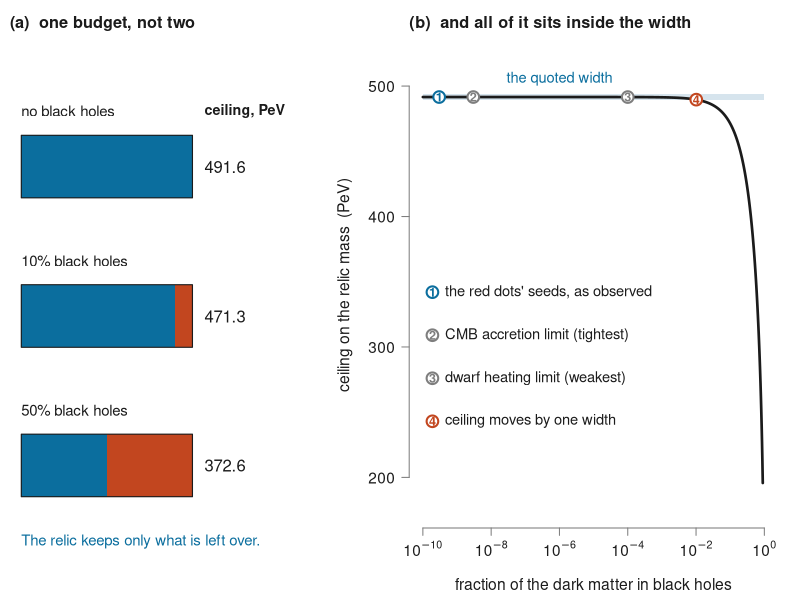
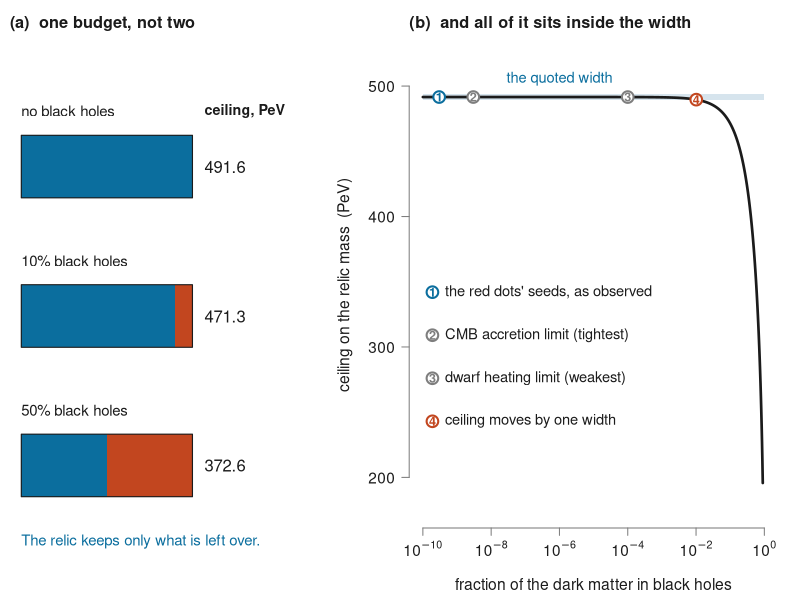

Write R code to recreate these figures, in order.
# FIGURE: "The dark budget is closed, so a competitor subtracts."
#
# Section 3.4's argument is one a reader keeps getting backwards: a primordial black hole
# component does not sit ALONGSIDE the relic, it eats the budget the abundance assigns to it
# and drags the ceiling down. Draw the subtraction, then show that everything observation
# currently allows sits inside the quoted width -- the actual conclusion, which is a
# robustness result and not an exclusion.
#
# Labels are NUMBERED into a key rather than placed next to their markers. Four leader lines
# in a ten-decade panel cannot be laid out by estimating text width in data units; that has
# collided twice before. A key cannot collide.
#
# Base R only. Authored at 6.5 in, the width the manuscript places it at.

INK <- "#1b1b1b"; REL <- "#0b6e9e"; PBH <- "#c2461f"; GREY <- "#7e7e7e"
BAND <- rgb(0.11, 0.43, 0.62, 0.18)

M0 <- 491.6; SIG <- 2.0
ceil <- function(f) M0 * (1 - f)^(2/5)
f_for <- function(dM) uniroot(function(f) M0 - ceil(f) - dM, c(1e-12, 0.99))$root
F_WIDTH <- f_for(SIG)

# --- validate against the numbers 3.4 quotes, so the figure cannot drift from the text
stopifnot(abs(ceil(0.1) - 471.3) < 0.1,
          abs(ceil(0.5) - 372.6) < 0.1,
          abs(ceil(0.9) - 195.7) < 0.1,
          abs(F_WIDTH - 0.0101) < 5e-4)

# Green & Kavanagh 2007.10722 in the seed window, via pbh_ceiling.R; seeds via seed_margins.R
MARK <- list(
  list(f = 3.0e-10, col = REL,  key = "the red dots' seeds, as observed"),
  list(f = 3.0e-9,  col = GREY, key = "CMB accretion limit (tightest)"),
  list(f = 1.0e-4,  col = GREY, key = "dwarf heating limit (weakest)"),
  list(f = F_WIDTH, col = PBH,  key = "ceiling moves by one width"))

draw <- function() {
  layout(matrix(c(1, 2), 1, 2), widths = c(1, 1.46))

  # ---------------- (a) the budget itself ----------------
  par(mar = c(0.5, 0.5, 2.1, 0.5), family = "sans", xpd = NA)
  plot(NA, xlim = c(0, 1.42), ylim = c(-0.30, 2.62), axes = FALSE, xlab = "", ylab = "")
  mtext("(a)  one budget, not two", side = 3, line = 0.5, adj = 0, cex = 0.98, font = 2, col = INK)

  ys <- c(1.84, 0.98, 0.12); fs <- c(0, 0.1, 0.5); BW <- 0.86; H <- 0.36
  for (i in 1:3) {
    f <- fs[i]; y <- ys[i]
    rect(0, y, BW * (1 - f), y + H, col = REL, border = NA)
    if (f > 0) rect(BW * (1 - f), y, BW, y + H, col = PBH, border = NA)
    rect(0, y, BW, y + H, col = NA, border = INK, lwd = 1.1)
    text(0, y + H + 0.14,
         if (f == 0) "no black holes" else sprintf("%g%% black holes", 100 * f),
         col = INK, cex = 0.90, adj = 0)
    text(BW + 0.06, y + H/2, sprintf("%.1f", ceil(f)), col = INK, cex = 1.00, adj = 0)
  }
  text(BW + 0.06, ys[1] + H + 0.14, "ceiling, PeV", col = INK, cex = 0.86, adj = 0, font = 2)
  text(0, ys[3] - 0.26, "The relic keeps only what is left over.", col = REL, cex = 0.90, adj = 0)

  # ---------------- (b) what observation allows ----------------
  par(mar = c(3.6, 4.2, 2.1, 1.1))
  xs <- 10^seq(-10, log10(0.90), length.out = 900)
  plot(NA, xlim = c(-10, 0), ylim = c(175, 520), axes = FALSE, xlab = "", ylab = "")
  mtext("(b)  and all of it sits inside the width",
        side = 3, line = 0.5, adj = 0, cex = 0.98, font = 2, col = INK)

  rect(-10, M0 - SIG, 0, M0 + SIG, col = BAND, border = NA)
  lines(log10(xs), ceil(xs), col = INK, lwd = 2.6)

  axis(1, at = seq(-10, 0, 2), labels = parse(text = sprintf("10^%d", seq(-10, 0, 2))),
       cex.axis = 0.92, col = GREY, col.axis = INK, tck = -0.02, mgp = c(2, 0.6, 0))
  axis(2, at = seq(200, 500, 100), cex.axis = 0.92, las = 1,
       col = GREY, col.axis = INK, tck = -0.02, mgp = c(2, 0.7, 0))
  mtext("fraction of the dark matter in black holes", side = 1, line = 2.3, cex = 0.94, col = INK)
  mtext("ceiling on the relic mass  (PeV)", side = 2, line = 2.8, cex = 0.94, col = INK)

  # numbered markers ON the curve; nothing else goes near the curve
  for (i in seq_along(MARK)) {
    m <- MARK[[i]]; lx <- log10(m$f)
    points(lx, ceil(m$f), pch = 21, bg = "white", col = m$col, lwd = 2.0, cex = 1.55)
    text(lx, ceil(m$f), i, col = m$col, cex = 0.76, font = 2)
  }
  text(-6.0, M0 + 14, "the quoted width", col = REL, cex = 0.88, adj = 0.5)

  # key, in the empty lower-left the flat curve leaves free
  for (i in seq_along(MARK)) {
    yk <- 342 - (i - 1) * 33
    points(-9.72, yk, pch = 21, bg = "white", col = MARK[[i]]$col, lwd = 2.0, cex = 1.55)
    text(-9.72, yk, i, col = MARK[[i]]$col, cex = 0.76, font = 2)
    text(-9.35, yk, MARK[[i]]$key, col = INK, cex = 0.88, adj = 0)
  }
}

dir.create("pub/paper2/figs", showWarnings = FALSE, recursive = TRUE)
pdf("pub/paper2/figs/fig_budget.pdf", width = 6.5, height = 4.2); draw(); dev.off()
png("pub/paper2/figs/fig_budget.png", width = 1950, height = 1260, res = 300); draw(); dev.off()
cat(sprintf("wrote fig_budget.{pdf,png}   one width at f = %.5f\n", F_WIDTH))
